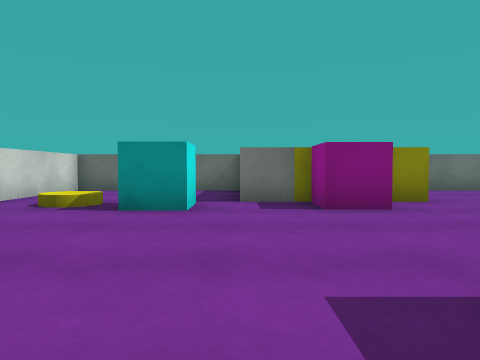
[1] (above)

13 first-person views from a walk through a Unity game level. The camera is 0.62 m above the floor, tilts 2° down and sees 70° across. The floor is counted in squares, 1 m on a side. Each view is taken from the middle of a square. On the plan, view 1 faces up. The plan holds only what a view shows up to about 10 squares ahead; the rest is blank. The player is left out. Surface patterns are stand-ins for the level's own textures.

[2]
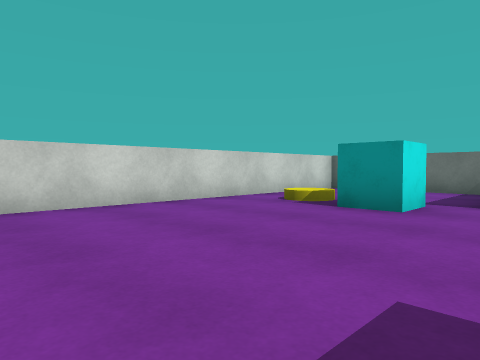

[3]
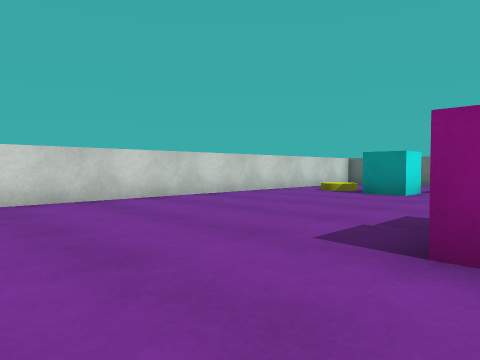

[4]
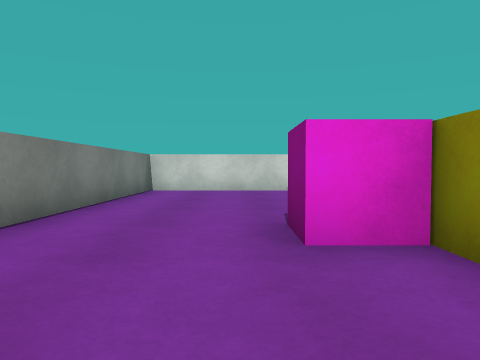

[5]
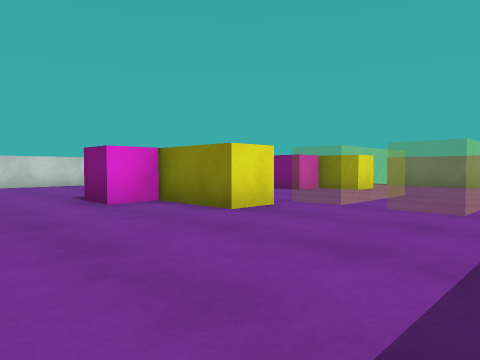

[6]
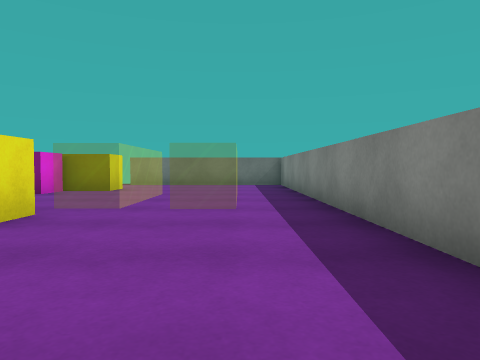

[7]
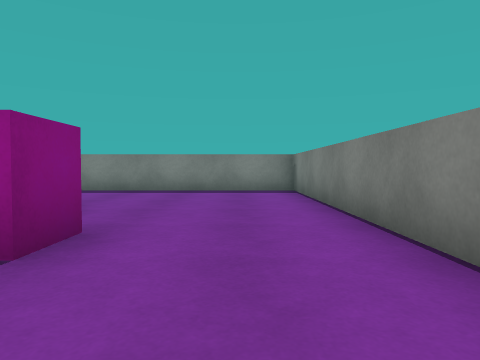

[8]
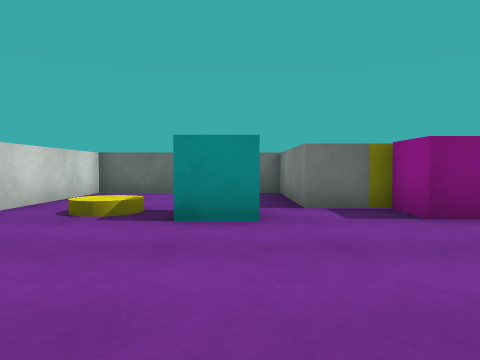

[9]
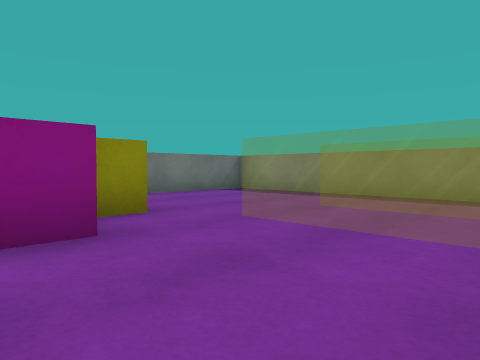

[10]
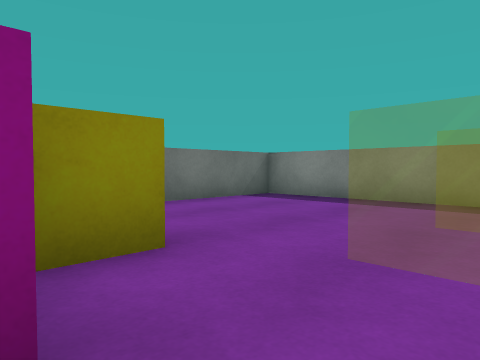

[11]
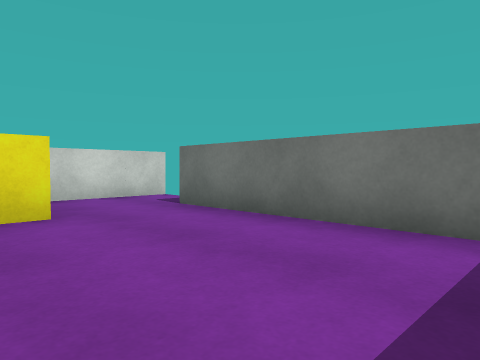

[12]
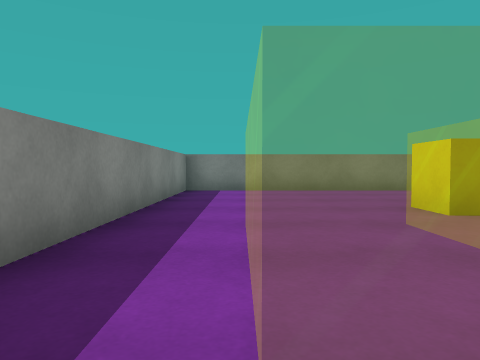

[13]
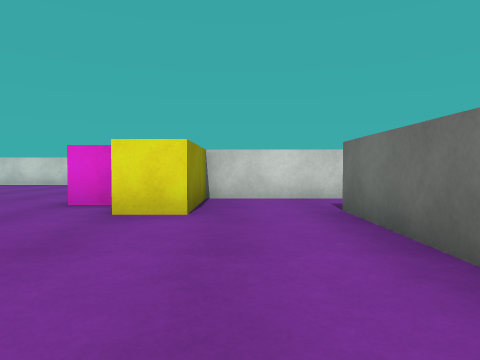

### Floor plan
Key: @ floor where view 1 was taken; # wall or solid block; . floor; = window, fence, low wall or low ledge; C yellow cylinder; Y cyan cube; P pink cube.
Columns run from 5 left of view 1 to 9 right of it. Each row starts with its distance up from view 1.
 11       #
 10 #######.#######
  9 #....##.......#
  8 #....##.......#
  7 #....####.....#
  6 #..CY..P......#
  5 #..YY..P.====.#
  4 #........====.#
  3 #........====.#
  2 #.........===.#
  1 #......###....#
  0 #....@.P......#
 -1 #.............#
 -2 #.............#
 -3 #.............#
 -4 ###############

Positions as (right, up) in squares from view 1, and headings:
1: (0, 0), facing up
2: (1, 0), facing up-left
3: (2, -3), facing up-left
4: (5, -1), facing left
5: (8, -3), facing up-left
6: (7, -3), facing up
7: (-1, -2), facing right
8: (-1, 1), facing up
9: (1, 2), facing up-right
10: (2, 4), facing up-right
11: (8, 6), facing up-left
12: (7, 6), facing down
13: (8, 8), facing left
